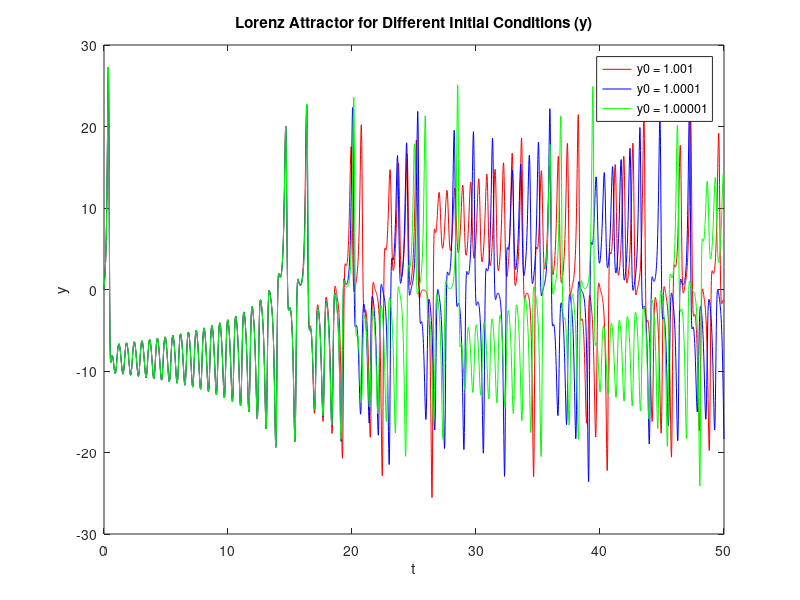

Write MATLAB code to recreate this figure.
% Lorenz 方程在不同的 y 初始条件下生成的轨迹

% 采用数组和循环同时绘制多个初始条件谱图
% 存在上一错误时，可清除所有变量，关闭所有图形窗口
% clear all;
% close all;

% 定义 Lorenz 方程的参数和函数句柄
sigma = 10;
beta = 8/3;
rho = 28;
f = @(t, x) [sigma*(x(2)-x(1)); x(1)*(rho-x(3))-x(2); x(1)*x(2)-beta*x(3)];

% 定义颜色和标记样式
colors = ['r', 'b', 'g'];
markers = ['s', 'o', 'd'];

% 定义 y 初始条件
y0 = [1.001, 1.0001, 1.00001];

% 创建新图形窗口
figure;

% 循环遍历 y 初始值
for i = 1:length(y0)
    % 计算洛伦兹方程的解
    [t, y] = ode45(f, [0, 50], [1, 0, y0(i)]);

    % 绘制 Lorenz 吸引子的 y 轨迹
    plot(t, y(:,2), '-', 'linewidth', 0.5, 'color', colors(i));
    hold on;
end

% 添加图例、坐标轴标签和标题
legend('y0 = 1.001', 'y0 = 1.0001', 'y0 = 1.00001');
xlabel('t');
ylabel('y');
title('Lorenz Attractor for Different Initial Conditions (y)');